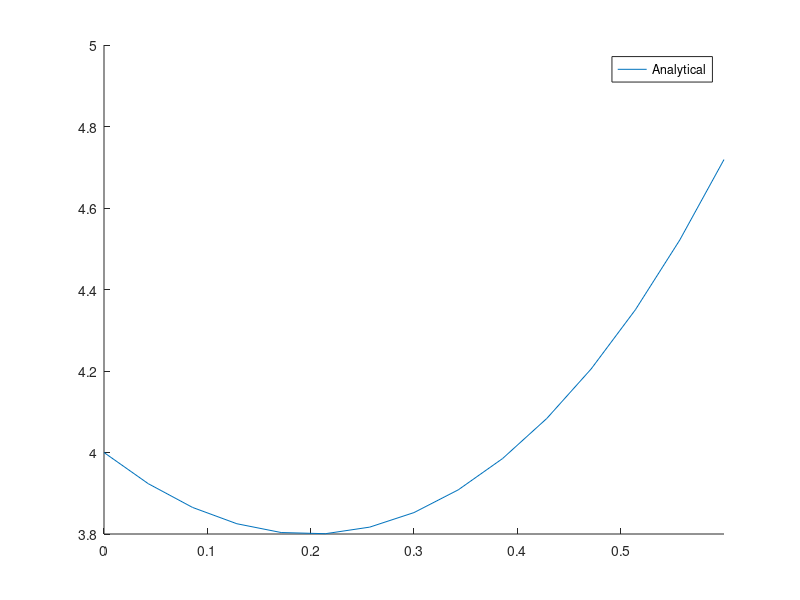

Reproduce this figure in MATLAB. (Note: this script raises an error after producing the figure.)
clear; clc; close all;
% Description: Solves an IVP using the Midpoint method
% Analytical Solution
yan = @(x) exp(-2*x).*(2*exp(x) + exp(4*x) + 1);
xspan = [0,0.6];
hold on
fplot(yan,xspan,'DisplayName','Analytical')
odefun = @(t,y) [   y(2);
                    y(3);
                    -y(3)+4*y(2)+4*y(1)     ];
y0 = [4,-2,10];
% Midpoint Method
dx = 0.03;
[t,y] = midpoint_ivp(odefun,xspan,y0,dx);
plot(t,y(:,1),'^','DisplayName','Midpoint')
xlabel('x')
ylabel('u')
grid on
legend('Location','North')
